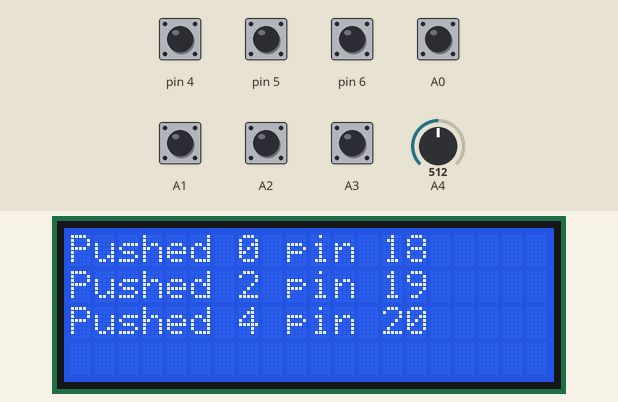
Recording of a sketch running on a simulated Arduino Leonardo, built with avr-gcc and run on an emulated ATmega32U4. Parts: 20×4 character LCD. The inputs (shaded band) are chosen by the test bench; at power-on: A0–3, pin 4–6 HIGH, A4 = 512. USB keyboard and mouse output is not drawn; what the sketch prints to the serial monitor is not drawn.

Above: at 1.2 s.
1.3 s: pin 4 pulled LOW for 0.15 s
At 2.6 s:
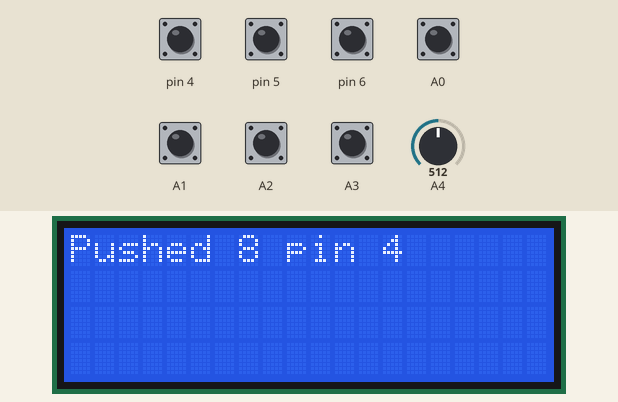
2.9 s: pin 5 pulled LOW for 0.15 s
At 2.99 s:
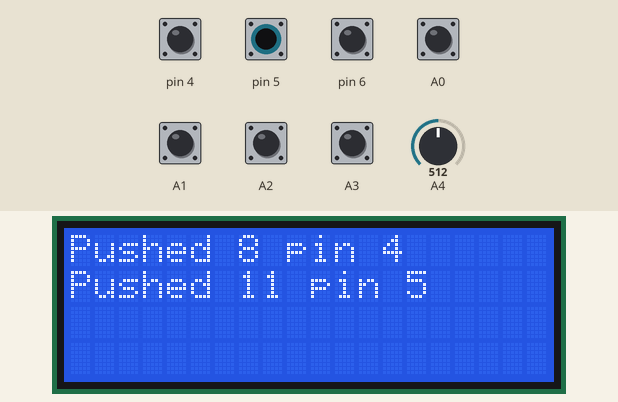
4.5 s: pin 6 pulled LOW for 0.15 s
At 4.59 s:
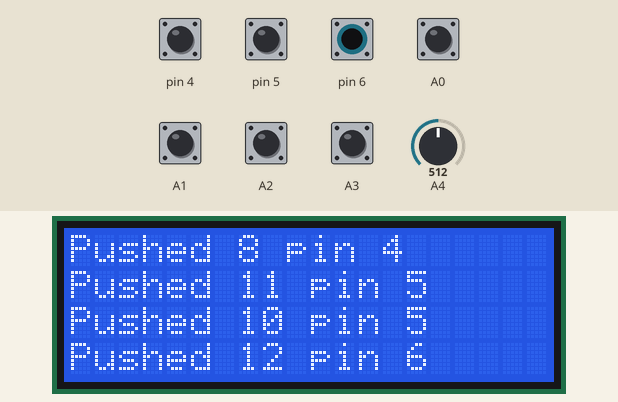
6.1 s: A0 pulled LOW for 0.15 s
At 7.4 s:
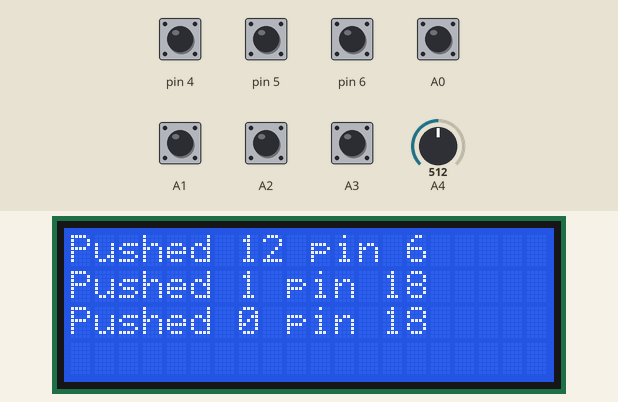
7.7 s: A1 pulled LOW for 0.15 s
At 9.0 s:
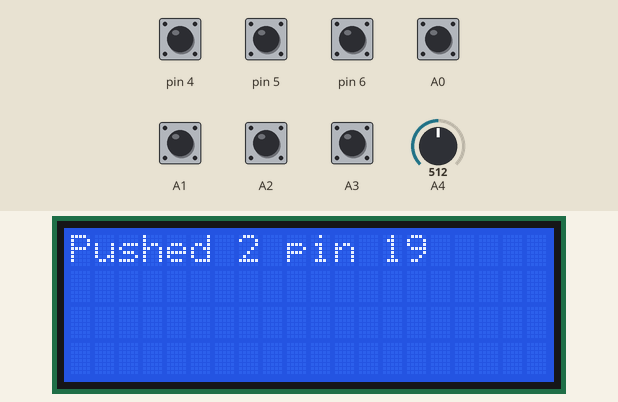
9.3 s: A3 pulled LOW for 0.15 s
At 10.3 s:
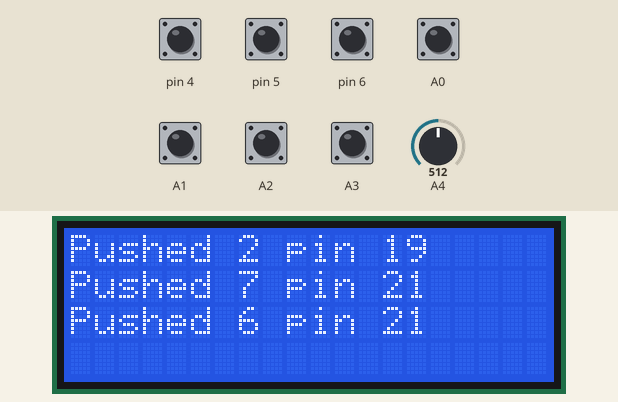
Timing chart, 0 to 11.9 s (numbered marks = the images above; inputs shaded):
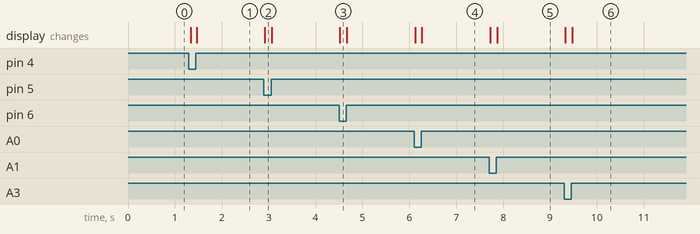

Measured:
- after the input at 1.3 s, the display: first changes at once (image 1 shows a later state)
- after the input at 2.9 s, the display: changes at once (image 2)
- after the input at 4.5 s, the display: changes at once (image 3)
- after the input at 6.1 s, the display: first changes at once (image 4 shows a later state)
- after the input at 7.7 s, the display: first changes at once (image 5 shows a later state)
- after the input at 9.3 s, the display: first changes at once (image 6 shows a later state)

The sketch:

arduino-gamecontroller.ino
```cpp
#include <Joystick.h>
#include <Wire.h>
#include <LiquidCrystal_I2C.h>

#define LED_PIN 13
#define LCD_ADDRESS 0x27
#define LCD_MAXCHARS 20
#define LCD_ROWS 4
#define HZ 40
#define DEBUG 1
#include "Button.h"
#include "Axis.h"

LiquidCrystal_I2C lcd(LCD_ADDRESS, 2, 1, 0, 4, 5, 6, 7, 3, POSITIVE); // Set the LCD I2C address

Joystick_ joystick;
Button buttons[] = {
  Button(A0,0,true,true),
  Button(A1,1,true,true),
  Button(A2,2,true),
  Button(A3,3,true,true),
  Button(4,4,true,true),
  Button(5,5,true,true),
  Button(6,6,true)
  };
uint8_t buttonCount = sizeof(buttons) / sizeof(Button);
ButtonManager buttonManager(buttons,buttonCount,&joystick);

Axis axes[] = {
   Axis(A4,0)
};
uint8_t axesCount = sizeof(axes) / sizeof(Axis);
AxisManager axesManager(axes,axesCount,&joystick);

int currentLine = 0;
void setup() {
  if(LCD_ADDRESS != false){
    lcd.begin(20,4);
    lcd.setCursor(0,0);
  }
  joystick.begin();
}

String make_str(String str){
    for(int i = 0; i < (LCD_MAXCHARS - str.length()); i++) {
        str += ' ';
    }
    return str;
}
void printMessages(String messages[LCD_ROWS]){
  for(int i=0;i<(LCD_ROWS - 1);i++){
      if(messages[i].length() > 0){
          if(DEBUG == 1){
            Serial.println(messages[i]);
          }
          if(currentLine >= LCD_ROWS){
            lcd.clear();
            currentLine = 0;
          }
          lcd.setCursor(0,currentLine);
          lcd.print(make_str(messages[i]));
          currentLine++;
      }
  }
}

void loop() {
  long startedAt = millis();

  String buttonMessages[buttonCount];
  buttonManager.tick(buttonMessages);

  String axesMessages[axesCount];
  axesManager.tick(axesMessages);

  if(LCD_ADDRESS != false){
    printMessages(buttonMessages);
//    printMessages(axes Messages);
  }

  //Sleep if we can
  int sleep = (1000 / HZ) - (millis() - startedAt);
  if(sleep > 0){
    delay(sleep);
  }
}
```

Axis.cpp
```cpp
#include <Joystick.h>
#include <Arduino.h>
#include "Axis.h"

Axis::Axis(uint8_t _pin,uint8_t _number) {
    init(_pin,_number,false);
}

Axis::Axis(uint8_t _pin,uint8_t _number, bool _invert) {
    init(_pin,_number,_invert);
}

void Axis::init(uint8_t _pin,uint8_t _number, bool _invert){
  pinMode(_pin,INPUT);
  pin = _pin;
  number = _number;
  invert = _invert;
}

String Axis::message(AxisResponse *response){
  return "";
  String message = "Axis";
  message = message + " " + response->value + " pin " + pin;
  return message;
}

AxisResponse Axis::refresh(Joystick_ *joystick){
    uint16_t _value = analogRead(pin);
//    Serial.println(value);
    if(invert){
      _value = 1023 - _value;
    }
    if(_value != value){
      value = _value;
      switch(number){
        case 0:
            joystick->setXAxis(value);
            break;
        case 1:
            joystick->setYAxis(value);
            break;
        case 2:
            joystick->setZAxis(value);
            break;
        case 3:
            joystick->setRxAxis(value);
            break;
        case 4:
            joystick->setRyAxis(value);
            break;
        case 5:
            joystick->setRzAxis(value);
            break;
      }
      return (AxisResponse) {true,value,number};
    }
    return (AxisResponse) {false,value,number};
};

void AxisManager::tick(String* messages){
    uint8_t messageCount = 0;
    for( unsigned int i = 0; i < axesCount; i = i + 1 ){
        AxisResponse response = axes[i].refresh(joystick);
        if(response.changed){
          String message = axes[i].message(&response);
          messages[messageCount] = message;
          messageCount++;
        }
    }
}
```

Axis.h
```cpp
#include <Joystick.h>
#ifndef DEBUG
#define DEBUG false
#endif
struct AxisResponse {
    bool changed;
    uint16_t value;
    uint8_t number;
};

class Axis {
  public:
    Axis(uint8_t _pin,uint8_t _number);
    Axis(uint8_t _pin,uint8_t _number, bool _invert);

    void init(uint8_t _pin,uint8_t _number, bool _invert);
    AxisResponse refresh(Joystick_ *joystick);
    String message(AxisResponse *response);
  private:
    uint16_t value;
    uint8_t pin;
    bool invert;
    uint8_t number;
};

class AxisManager {
  public:
    AxisManager(Axis *_axes, size_t _axesCount, Joystick_ *_joystick): axes(_axes), axesCount(_axesCount), joystick(_joystick) {};
    void tick(String* messages);
  private:
    Axis *axes;
    size_t axesCount;
    Joystick_ *joystick;
};
```

Button.cpp
```cpp
#include <Joystick.h>
#include <Arduino.h>
#include "Button.h"

Button::Button(uint8_t pinNumber,uint8_t buttonsBefore) {
    init(pinNumber,buttonsBefore, false, false,false);
}

Button::Button(uint8_t pinNumber,uint8_t buttonsBefore, bool toggleMe) {
    init(pinNumber,buttonsBefore, toggleMe, false,false);
}

Button::Button(uint8_t pinNumber,uint8_t buttonsBefore, bool toggleMe, bool toggleMeSeperately) {
    init(pinNumber,buttonsBefore, toggleMe, toggleMeSeperately,false);
}
Button::Button(uint8_t pinNumber,uint8_t buttonsBefore, bool toggleMe, bool toggleMeSeperately, bool invertMe) {
    init(pinNumber,buttonsBefore, toggleMe, toggleMeSeperately,invertMe);
}
void Button::init(uint8_t pinNumber,uint8_t buttonsBefore, bool toggleMe, bool toggleMeSeperately, bool invertMe){
  pinMode(pinNumber,INPUT);
  digitalWrite(pinNumber,HIGH);
  pin = pinNumber;
  //Only push button when states change
  isToggle = toggleMe;
  //Reserve 1 button for the optional toggle, to avoid button reassignment in games when changing controller layout.
  number = (buttonsBefore * 2);
   //Will push the reserved button when changing states on falling edge
  toggleSeperately = toggleMeSeperately;
  invert = invertMe;
}
String Button::message(ButtonPushResponse *response){
  String message = response->pushed ? "Pushed" : "Released";
  message = message + " " + response->number + " pin " + pin;
  return message;
}
ButtonPushResponse Button::push(bool rising, Joystick_ *joystick){
  pushing = true;
  pushingNumber = rising ? number : (toggleSeperately ? number + 1 : number);
  joystick->pressButton(pushingNumber);
  return (ButtonPushResponse) {true,false,pushingNumber};
}

ButtonPushResponse Button::refresh(Joystick_ *joystick){
    bool nextState = digitalRead(pin) == HIGH;
    if(invert){
      nextState = !nextState;
    }
    if(!isToggle){
      if(nextState != state){
        state = !state;
        joystick->setButton(number,nextState ? HIGH : LOW);
        return (ButtonPushResponse) {state,!state,number};
      }else{
        return (ButtonPushResponse) {false, false,number};
      }
    }

    if(pushing){
      pushing = false;
      //Turn around the state and release
      state = !state;
      joystick->releaseButton(pushingNumber);
      //We will say false to release here because it clutters the log for toggles
      return (ButtonPushResponse) {false,false, pushingNumber};
    }

    if(nextState && !state){
      //Rising edge
      return push(true,joystick);
    }else if(!nextState && state){
      //Falling edge
      return push(false,joystick);
    }

    return (ButtonPushResponse) {false,false,number};
};

void ButtonManager::tick(String* messages){
    uint8_t messageCount = 0;
    for( unsigned int i = 0; i < buttonCount; i = i + 1 ){
        ButtonPushResponse response = buttons[i].refresh(joystick);
        if(response.pushed || response.released){
          String message = buttons[i].message(&response);
          messages[messageCount] = message;
          messageCount++;
        }
    }
}
```

Button.h
```cpp
#include <Joystick.h>
#ifndef DEBUG
#define DEBUG false
#endif
struct ButtonPushResponse {
    bool pushed;
    bool released;
    uint8_t number;
};

class Button {
  public:
      uint8_t pin;
      Button(uint8_t pinNumber,uint8_t buttonsBefore);
      Button(uint8_t pinNumber,uint8_t buttonsBefore, bool toggleMe);
      Button(uint8_t pinNumber,uint8_t buttonsBefore, bool toggleMe, bool toggleSeperately);
      Button(uint8_t pinNumber,uint8_t buttonsBefore, bool toggleMe, bool toggleSeperately,bool invertMe);

      void init(uint8_t pinNumber,uint8_t buttonsBefore, bool toggleMe, bool toggleSeperately,bool invertMe);
      ButtonPushResponse refresh(Joystick_ *joystick);
          String message(ButtonPushResponse *response);
  private:
      ButtonPushResponse push(bool rising, Joystick_ *joystick);

      bool isToggle;
      bool toggleSeperately;
      bool invert;
      uint8_t number;
      bool state;
      bool pushing;
      uint8_t pushingNumber;
};

class ButtonManager {
    public:
        ButtonManager(Button *_buttons,size_t _buttonCount,Joystick_ *_joystick): buttons(_buttons),buttonCount(_buttonCount),joystick(_joystick) {};
        void tick(String* messages);
    private:
        Button *buttons;
        size_t buttonCount;
        Joystick_ *joystick;
};
```
